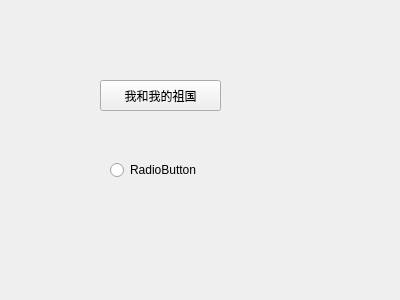
<?xml version="1.0" encoding="UTF-8"?>
<ui version="4.0">
 <class>Form</class>
 <widget class="QWidget" name="Form">
  <property name="geometry">
   <rect>
    <x>0</x>
    <y>0</y>
    <width>400</width>
    <height>300</height>
   </rect>
  </property>
  <property name="windowTitle">
   <string>TITLE</string>
  </property>
  <widget class="QToolButton" name="toolButton">
   <property name="geometry">
    <rect>
     <x>100</x>
     <y>80</y>
     <width>121</width>
     <height>31</height>
    </rect>
   </property>
   <property name="text">
    <string>我和我的祖国</string>
   </property>
  </widget>
  <widget class="QRadioButton" name="radioButton">
   <property name="geometry">
    <rect>
     <x>110</x>
     <y>160</y>
     <width>100</width>
     <height>20</height>
    </rect>
   </property>
   <property name="text">
    <string>RadioButton</string>
   </property>
  </widget>
 </widget>
 <resources/>
 <connections>
  <connection>
   <sender>toolButton</sender>
   <signal>clicked()</signal>
   <receiver>Form</receiver>
   <slot>close()</slot>
   <hints>
    <hint type="sourcelabel">
     <x>160</x>
     <y>95</y>
    </hint>
    <hint type="destinationlabel">
     <x>199</x>
     <y>149</y>
    </hint>
   </hints>
  </connection>
 </connections>
</ui>
